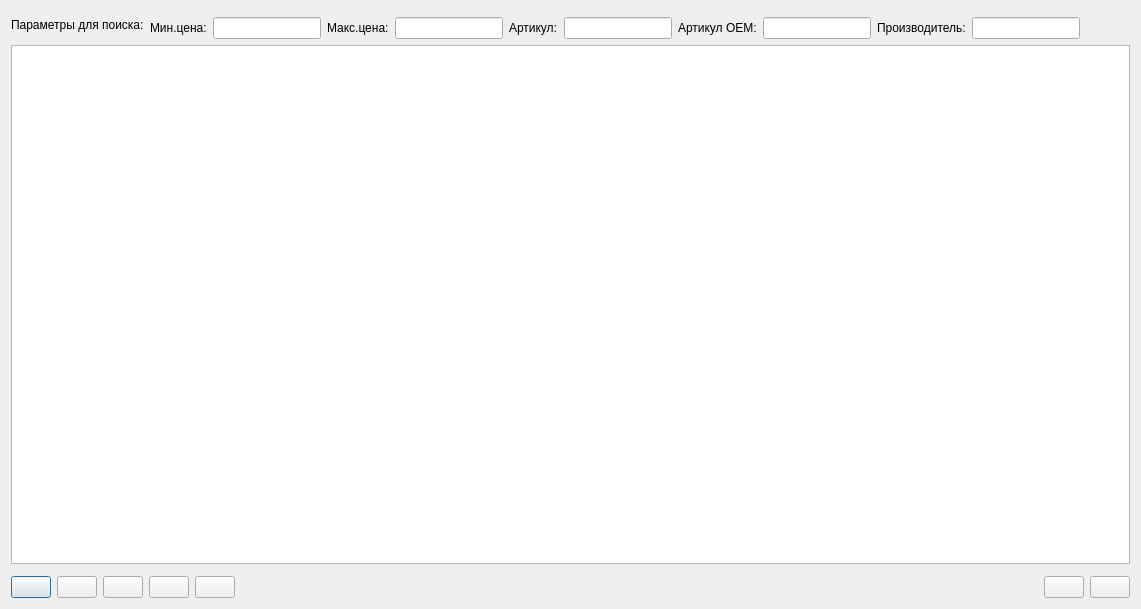
<?xml version="1.0" encoding="UTF-8"?>
<ui version="4.0">
 <class>dialog</class>
 <widget class="Dialog" name="dialog">
  <property name="geometry">
   <rect>
    <x>0</x>
    <y>0</y>
    <width>1141</width>
    <height>609</height>
   </rect>
  </property>
  <property name="name" stdset="0">
   <string>vw_прайс</string>
  </property>
  <property name="caption" stdset="0">
   <string>Все прайсы с ценами для поставки по заказу</string>
  </property>
  <layout class="QVBoxLayout" name="vbxLayout">
   <item>
    <layout class="QHBoxLayout">
     <item>
      <widget class="QLabel" name="label">
       <property name="sizePolicy">
        <sizepolicy hsizetype="Fixed" vsizetype="Fixed">
         <horstretch>0</horstretch>
         <verstretch>0</verstretch>
        </sizepolicy>
       </property>
       <property name="text">
        <string>Параметры для поиска:</string>
       </property>
      </widget>
     </item>
     <item>
      <layout class="QVBoxLayout" name="verticalLayout">
       <item>
        <widget class="SearchParameters" name="searchParameters"/>
       </item>
       <item>
        <layout class="QHBoxLayout" name="horizontalLayout">
         <item>
          <widget class="QLabel" name="label_2">
           <property name="sizePolicy">
            <sizepolicy hsizetype="Fixed" vsizetype="Fixed">
             <horstretch>0</horstretch>
             <verstretch>0</verstretch>
            </sizepolicy>
           </property>
           <property name="text">
            <string>Мин.цена:</string>
           </property>
          </widget>
         </item>
         <item>
          <widget class="QLineEdit" name="lineEditMinPrice">
           <property name="sizePolicy">
            <sizepolicy hsizetype="Fixed" vsizetype="Fixed">
             <horstretch>0</horstretch>
             <verstretch>0</verstretch>
            </sizepolicy>
           </property>
           <property name="inputMask">
            <string/>
           </property>
           <property name="alignment">
            <set>Qt::AlignRight|Qt::AlignTrailing|Qt::AlignVCenter</set>
           </property>
          </widget>
         </item>
         <item>
          <widget class="QLabel" name="label_3">
           <property name="text">
            <string>Макс.цена:</string>
           </property>
          </widget>
         </item>
         <item>
          <widget class="QLineEdit" name="lineEditMaxPrice">
           <property name="sizePolicy">
            <sizepolicy hsizetype="Fixed" vsizetype="Fixed">
             <horstretch>0</horstretch>
             <verstretch>0</verstretch>
            </sizepolicy>
           </property>
           <property name="inputMask">
            <string/>
           </property>
           <property name="alignment">
            <set>Qt::AlignRight|Qt::AlignTrailing|Qt::AlignVCenter</set>
           </property>
          </widget>
         </item>
         <item>
          <widget class="QLabel" name="label_6">
           <property name="text">
            <string>Артикул:</string>
           </property>
          </widget>
         </item>
         <item>
          <widget class="QLineEdit" name="lineEditArticul"/>
         </item>
         <item>
          <widget class="QLabel" name="label_5">
           <property name="text">
            <string>Артикул OEM:</string>
           </property>
          </widget>
         </item>
         <item>
          <widget class="QLineEdit" name="lineEditArticulOEM">
           <property name="sizePolicy">
            <sizepolicy hsizetype="Fixed" vsizetype="Fixed">
             <horstretch>0</horstretch>
             <verstretch>0</verstretch>
            </sizepolicy>
           </property>
          </widget>
         </item>
         <item>
          <widget class="QLabel" name="label_4">
           <property name="text">
            <string>Производитель:</string>
           </property>
          </widget>
         </item>
         <item>
          <widget class="QLineEdit" name="lineEditProizv"/>
         </item>
         <item>
          <spacer name="horizontalSpacer_2">
           <property name="orientation">
            <enum>Qt::Horizontal</enum>
           </property>
           <property name="sizeHint" stdset="0">
            <size>
             <width>40</width>
             <height>20</height>
            </size>
           </property>
          </spacer>
         </item>
        </layout>
       </item>
      </layout>
     </item>
    </layout>
   </item>
   <item>
    <layout class="QVBoxLayout" name="tableLayout">
     <item>
      <widget class="TableView" name="tableView">
       <property name="geometry">
        <rect>
         <x>0</x>
         <y>0</y>
         <width>640</width>
         <height>480</height>
        </rect>
       </property>
      </widget>
     </item>
     <item>
      <widget class="Picture" name="picture"/>
     </item>
    </layout>
   </item>
   <item>
    <layout class="QHBoxLayout" name="cmdButtonLayout">
     <item>
      <widget class="QPushButton" name="buttonAdd">
       <property name="text">
        <string/>
       </property>
       <property name="icon">
        <iconset>
         <normaloff>:buttonAdd</normaloff>
         <normalon>:buttonAdd</normalon>
         <activeoff>:buttonAdd</activeoff>
         <activeon>:buttonAdd</activeon>
         <selectedoff>:buttonAdd</selectedoff>
         <selectedon>:buttonAdd</selectedon>:buttonAdd</iconset>
       </property>
      </widget>
     </item>
     <item>
      <widget class="QPushButton" name="buttonDelete">
       <property name="text">
        <string/>
       </property>
       <property name="icon">
        <iconset>
         <normaloff>:buttonDelete</normaloff>
         <normalon>:buttonDelete</normalon>
         <activeoff>:buttonDelete</activeoff>
         <activeon>:buttonDelete</activeon>
         <selectedoff>:buttonDelete</selectedoff>
         <selectedon>:buttonDelete</selectedon>:buttonDelete</iconset>
       </property>
      </widget>
     </item>
     <item>
      <widget class="QPushButton" name="buttonRequery">
       <property name="text">
        <string/>
       </property>
       <property name="icon">
        <iconset>
         <normaloff>:buttonRequery</normaloff>
         <normalon>:buttonRequery</normalon>
         <activeoff>:buttonRequery</activeoff>
         <activeon>:buttonRequery</activeon>
         <selectedoff>:buttonRequery</selectedoff>
         <selectedon>:buttonRequery</selectedon>:buttonRequery</iconset>
       </property>
      </widget>
     </item>
     <item>
      <widget class="QPushButton" name="buttonPrint">
       <property name="enabled">
        <bool>true</bool>
       </property>
       <property name="text">
        <string/>
       </property>
       <property name="icon">
        <iconset>
         <normaloff>:buttonPrint</normaloff>
         <normalon>:buttonPrint</normalon>
         <activeoff>:buttonPrint</activeoff>
         <activeon>:buttonPrint</activeon>
         <selectedoff>:buttonPrint</selectedoff>
         <selectedon>:buttonPrint</selectedon>:buttonPrint</iconset>
       </property>
      </widget>
     </item>
     <item>
      <widget class="QPushButton" name="buttonLoad">
       <property name="text">
        <string/>
       </property>
      </widget>
     </item>
     <item>
      <spacer name="horizontalSpacer">
       <property name="orientation">
        <enum>Qt::Horizontal</enum>
       </property>
       <property name="sizeHint" stdset="0">
        <size>
         <width>40</width>
         <height>20</height>
        </size>
       </property>
      </spacer>
     </item>
     <item>
      <widget class="QPushButton" name="buttonOk">
       <property name="text">
        <string/>
       </property>
       <property name="icon">
        <iconset>
         <normaloff>:buttonOk</normaloff>
         <normalon>:buttonOk</normalon>
         <activeoff>:buttonOk</activeoff>
         <activeon>:buttonOk</activeon>
         <selectedoff>:buttonOk</selectedoff>
         <selectedon>:buttonOk</selectedon>:buttonOk</iconset>
       </property>
      </widget>
     </item>
     <item>
      <widget class="QPushButton" name="buttonCancel">
       <property name="text">
        <string/>
       </property>
       <property name="icon">
        <iconset>
         <normaloff>:buttonCancel</normaloff>
         <normalon>:buttonCancel</normalon>
         <activeoff>:buttonCancel</activeoff>
         <activeon>:buttonCancel</activeon>
         <selectedoff>:buttonCancel</selectedoff>
         <selectedon>:buttonCancel</selectedon>:buttonCancel</iconset>
       </property>
      </widget>
     </item>
    </layout>
   </item>
  </layout>
 </widget>
 <customwidgets>
  <customwidget>
   <class>Dialog</class>
   <extends>QDialog</extends>
   <header>dialog.h</header>
   <container>1</container>
  </customwidget>
  <customwidget>
   <class>Picture</class>
   <extends>QFrame</extends>
   <header>picture.h</header>
   <container>1</container>
  </customwidget>
  <customwidget>
   <class>TableView</class>
   <extends>QTableView</extends>
   <header>tableview.h</header>
   <addpagemethod>addPage</addpagemethod>
   <container>1</container>
  </customwidget>
  <customwidget>
   <class>SearchParameters</class>
   <extends>QFrame</extends>
   <header>searchparameters.h</header>
   <container>1</container>
  </customwidget>
 </customwidgets>
 <tabstops>
  <tabstop>lineEditMinPrice</tabstop>
  <tabstop>lineEditMaxPrice</tabstop>
  <tabstop>lineEditArticulOEM</tabstop>
  <tabstop>buttonAdd</tabstop>
  <tabstop>buttonDelete</tabstop>
  <tabstop>buttonRequery</tabstop>
  <tabstop>buttonPrint</tabstop>
  <tabstop>buttonLoad</tabstop>
  <tabstop>buttonOk</tabstop>
  <tabstop>buttonCancel</tabstop>
 </tabstops>
 <resources>
  <include location="../../../resources.qrc"/>
 </resources>
 <connections/>
</ui>
